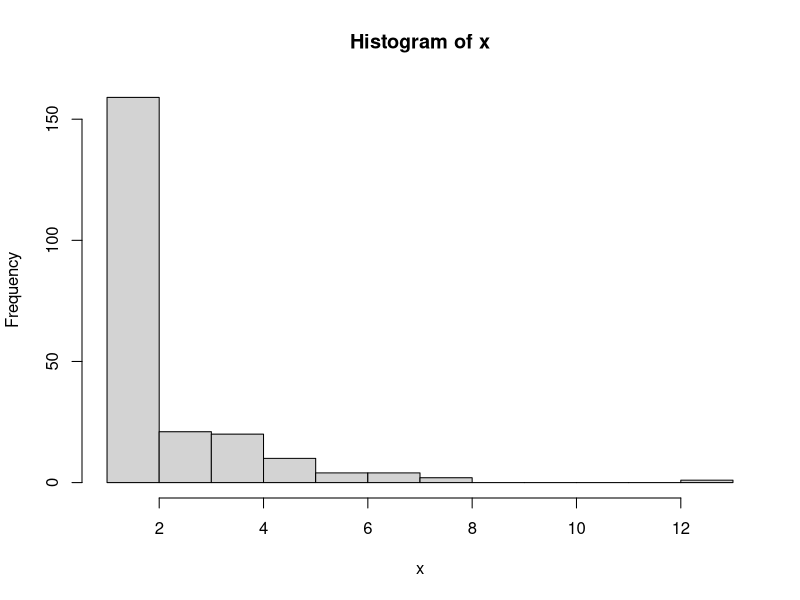
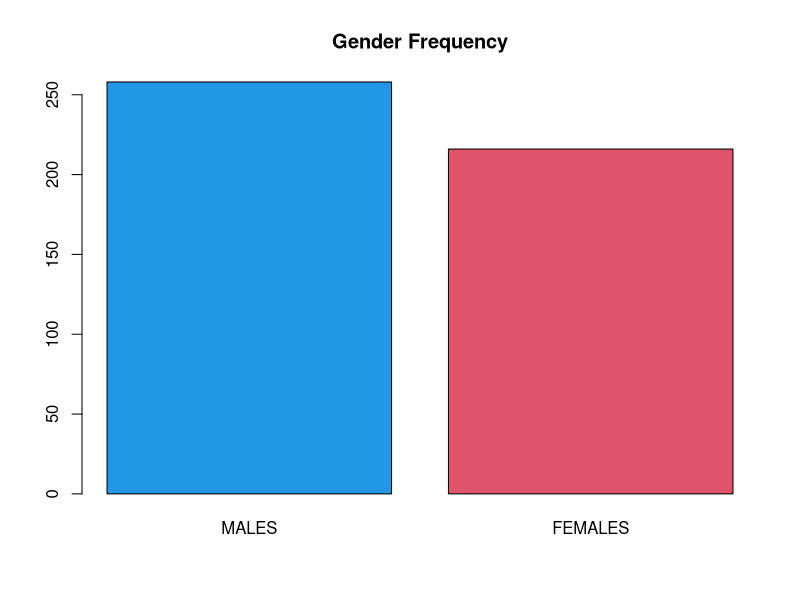
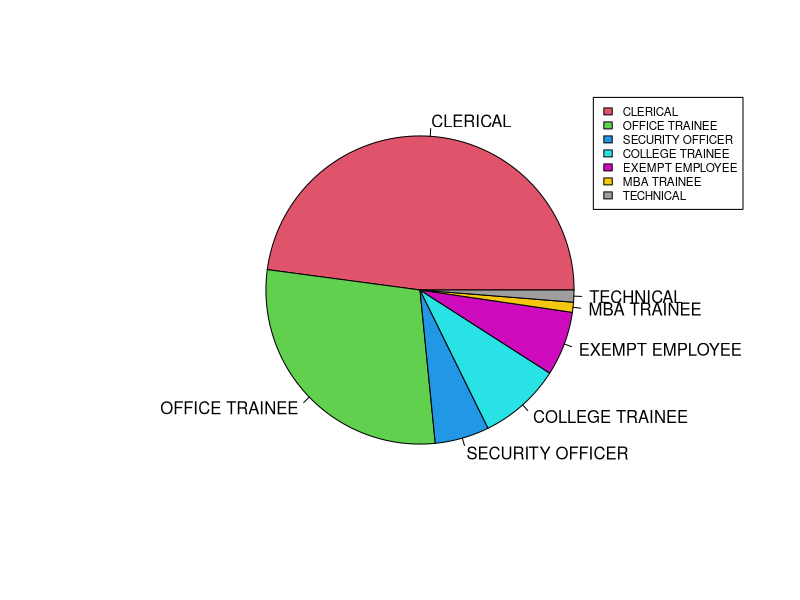

These figures' R source, in order:
library(foreign)
list.files(".")

# 1. Load the data from the SPSS file.
df <- read.spss("./salary.sav", to.data.frame=TRUE)
head(df)
summary(df)

# 2. Run a frequency table for "gender". Report how many men are in the sample. 
# Which type of graph would best display data for a variable like gender?
gender_freq <- table(df$sex)
max_y <- max(gender_freq)
png("Plots/2_gender_freq.png")
barplot(gender_freq, main = "Gender Frequency",col = c(4,2), axes = TRUE, border = TRUE)
dev.off()     

# 3. Run a frequency table for "jobcat". 
# Report the most common job category and its percentage.
jobcat_freq <- table(df$jobcat)
cbind(Count = jobcat_freq, Perc = sprintf("%05.2f%%",round(prop.table(jobcat_freq)*100, 2)))

# 4. Make a pie chart for "jobcat" 
png("Plots/rplot.png")
pie(jobcat_freq, col = 2:8)
legend(0.9, 1, names(jobcat_freq), cex = 0.7, fill = 2:8)
dev.off()

# 5. report the percentage of people who are either clerical workers or security officers
cler_sec <- sum(df$jobcat == c('CLERICAL', 'SECURITY OFFICER'))/length(df$jobcat)
sprintf("The percetage of people who are wither clerical workers or security officers is: %05.2f%%", cler_sec*100)

# 6. Run a frequency distribution for “salnow”
x <- table(df$salnow)
factorx <-factor(cut(x, breaks=nclass.Sturges(x), dig.lab=5))
as.matrix(table(factorx))
hist(x, breaks=nclass.Sturges(x))
